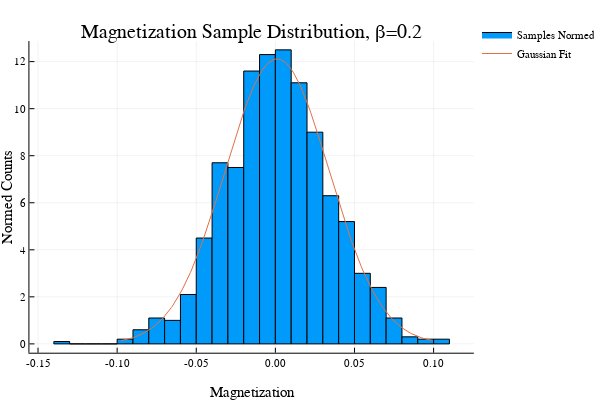

The notebook cell this image was saved under:
### Code cell
histogram(Ma/lt.N,normed=true,label="Samples Normed")

x=collect(Mave-Mstd*3:.001:Mave+Mstd*3)
gaussian=1/(Mstd*sqrt(2*pi))*exp.(-(x.-Mave).^2/(2*Mstd^2));

plot!(x,gaussian,label="Gaussian Fit")
plot!(xlabel="Magnetization",
    ylabel="Normed Counts",
    title="Magnetization Sample Distribution, β=$beta")

### Figure 1 — Plotly figure (JSON) as saved in the notebook; plotly's stock layout.template omitted (floating-point values rounded to 4 significant figures; data arrays with more than 128 entries replaced by an {"elided": "..."} marker saying what was removed)
{"data": [{"fill": "tozeroy", "fillcolor": "rgba(0, 154, 250, 1.000)", "legendgroup": "Samples Normed", "line": {"color": "rgba(0, 0, 0, 1.000)", "dash": "solid", "width": 1}, "mode": "lines", "name": "Samples Normed", "showlegend": true, "type": "scatter", "x": [-0.14, -0.14, -0.13, -0.13, -0.14, -0.14], "xaxis": "x1", "y": [0.1, 0, 0, 0.1, 0.1, 0.1], "yaxis": "y1"}, {"fill": "tozeroy", "fillcolor": "rgba(0, 154, 250, 1.000)", "legendgroup": "Samples Normed", "line": {"color": "rgba(0, 0, 0, 1.000)", "dash": "solid", "width": 1}, "mode": "lines", "name": "Samples Normed", "showlegend": false, "type": "scatter", "x": [-0.13, -0.13, -0.12, -0.12, -0.13, -0.13], "xaxis": "x1", "y": [0, 0, 0, 0, 0, 0], "yaxis": "y1"}, {"fill": "tozeroy", "fillcolor": "rgba(0, 154, 250, 1.000)", "legendgroup": "Samples Normed", "line": {"color": "rgba(0, 0, 0, 1.000)", "dash": "solid", "width": 1}, "mode": "lines", "name": "Samples Normed", "showlegend": false, "type": "scatter", "x": [-0.12, -0.12, -0.11, -0.11, -0.12, -0.12], "xaxis": "x1", "y": [0, 0, 0, 0, 0, 0], "yaxis": "y1"}, {"fill": "tozeroy", "fillcolor": "rgba(0, 154, 250, 1.000)", "legendgroup": "Samples Normed", "line": {"color": "rgba(0, 0, 0, 1.000)", "dash": "solid", "width": 1}, "mode": "lines", "name": "Samples Normed", "showlegend": false, "type": "scatter", "x": [-0.11, -0.11, -0.1, -0.1, -0.11, -0.11], "xaxis": "x1", "y": [0, 0, 0, 0, 0, 0], "yaxis": "y1"}, {"fill": "tozeroy", "fillcolor": "rgba(0, 154, 250, 1.000)", "legendgroup": "Samples Normed", "line": {"color": "rgba(0, 0, 0, 1.000)", "dash": "solid", "width": 1}, "mode": "lines", "name": "Samples Normed", "showlegend": false, "type": "scatter", "x": [-0.1, -0.1, -0.09, -0.09, -0.1, -0.1], "xaxis": "x1", "y": [0.2, 0, 0, 0.2, 0.2, 0.2], "yaxis": "y1"}, {"fill": "tozeroy", "fillcolor": "rgba(0, 154, 250, 1.000)", "legendgroup": "Samples Normed", "line": {"color": "rgba(0, 0, 0, 1.000)", "dash": "solid", "width": 1}, "mode": "lines", "name": "Samples Normed", "showlegend": false, "type": "scatter", "x": [-0.09, -0.09, -0.08, -0.08, -0.09, -0.09], "xaxis": "x1", "y": [0.6, 0, 0, 0.6, 0.6, 0.6], "yaxis": "y1"}, {"fill": "tozeroy", "fillcolor": "rgba(0, 154, 250, 1.000)", "legendgroup": "Samples Normed", "line": {"color": "rgba(0, 0, 0, 1.000)", "dash": "solid", "width": 1}, "mode": "lines", "name": "Samples Normed", "showlegend": false, "type": "scatter", "x": [-0.08, -0.08, -0.07, -0.07, -0.08, -0.08], "xaxis": "x1", "y": [1.1, 0, 0, 1.1, 1.1, 1.1], "yaxis": "y1"}, {"fill": "tozeroy", "fillcolor": "rgba(0, 154, 250, 1.000)", "legendgroup": "Samples Normed", "line": {"color": "rgba(0, 0, 0, 1.000)", "dash": "solid", "width": 1}, "mode": "lines", "name": "Samples Normed", "showlegend": false, "type": "scatter", "x": [-0.07, -0.07, -0.06, -0.06, -0.07, -0.07], "xaxis": "x1", "y": [1, 0, 0, 1, 1, 1], "yaxis": "y1"}, {"fill": "tozeroy", "fillcolor": "rgba(0, 154, 250, 1.000)", "legendgroup": "Samples Normed", "line": {"color": "rgba(0, 0, 0, 1.000)", "dash": "solid", "width": 1}, "mode": "lines", "name": "Samples Normed", "showlegend": false, "type": "scatter", "x": [-0.06, -0.06, -0.05, -0.05, -0.06, -0.06], "xaxis": "x1", "y": [2.1, 0, 0, 2.1, 2.1, 2.1], "yaxis": "y1"}, {"fill": "tozeroy", "fillcolor": "rgba(0, 154, 250, 1.000)", "legendgroup": "Samples Normed", "line": {"color": "rgba(0, 0, 0, 1.000)", "dash": "solid", "width": 1}, "mode": "lines", "name": "Samples Normed", "showlegend": false, "type": "scatter", "x": [-0.05, -0.05, -0.04, -0.04, -0.05, -0.05], "xaxis": "x1", "y": [4.5, 0, 0, 4.5, 4.5, 4.5], "yaxis": "y1"}, {"fill": "tozeroy", "fillcolor": "rgba(0, 154, 250, 1.000)", "legendgroup": "Samples Normed", "line": {"color": "rgba(0, 0, 0, 1.000)", "dash": "solid", "width": 1}, "mode": "lines", "name": "Samples Normed", "showlegend": false, "type": "scatter", "x": [-0.04, -0.04, -0.03, -0.03, -0.04, -0.04], "xaxis": "x1", "y": [7.7, 0, 0, 7.7, 7.7, 7.7], "yaxis": "y1"}, {"fill": "tozeroy", "fillcolor": "rgba(0, 154, 250, 1.000)", "legendgroup": "Samples Normed", "line": {"color": "rgba(0, 0, 0, 1.000)", "dash": "solid", "width": 1}, "mode": "lines", "name": "Samples Normed", "showlegend": false, "type": "scatter", "x": [-0.03, -0.03, -0.02, -0.02, -0.03, -0.03], "xaxis": "x1", "y": [7.5, 0, 0, 7.5, 7.5, 7.5], "yaxis": "y1"}, {"fill": "tozeroy", "fillcolor": "rgba(0, 154, 250, 1.000)", "legendgroup": "Samples Normed", "line": {"color": "rgba(0, 0, 0, 1.000)", "dash": "solid", "width": 1}, "mode": "lines", "name": "Samples Normed", "showlegend": false, "type": "scatter", "x": [-0.02, -0.02, -0.01, -0.01, -0.02, -0.02], "xaxis": "x1", "y": [11.6, 0, 0, 11.6, 11.6, 11.6], "yaxis": "y1"}, {"fill": "tozeroy", "fillcolor": "rgba(0, 154, 250, 1.000)", "legendgroup": "Samples Normed", "line": {"color": "rgba(0, 0, 0, 1.000)", "dash": "solid", "width": 1}, "mode": "lines", "name": "Samples Normed", "showlegend": false, "type": "scatter", "x": [-0.01, -0.01, 0, 0, -0.01, -0.01], "xaxis": "x1", "y": [12.3, 0, 0, 12.3, 12.3, 12.3], "yaxis": "y1"}, {"fill": "tozeroy", "fillcolor": "rgba(0, 154, 250, 1.000)", "legendgroup": "Samples Normed", "line": {"color": "rgba(0, 0, 0, 1.000)", "dash": "solid", "width": 1}, "mode": "lines", "name": "Samples Normed", "showlegend": false, "type": "scatter", "x": [0, 0, 0.01, 0.01, 0, 0], "xaxis": "x1", "y": [12.5, 0, 0, 12.5, 12.5, 12.5], "yaxis": "y1"}, {"fill": "tozeroy", "fillcolor": "rgba(0, 154, 250, 1.000)", "legendgroup": "Samples Normed", "line": {"color": "rgba(0, 0, 0, 1.000)", "dash": "solid", "width": 1}, "mode": "lines", "name": "Samples Normed", "showlegend": false, "type": "scatter", "x": [0.01, 0.01, 0.02, 0.02, 0.01, 0.01], "xaxis": "x1", "y": [11.1, 0, 0, 11.1, 11.1, 11.1], "yaxis": "y1"}, {"fill": "tozeroy", "fillcolor": "rgba(0, 154, 250, 1.000)", "legendgroup": "Samples Normed", "line": {"color": "rgba(0, 0, 0, 1.000)", "dash": "solid", "width": 1}, "mode": "lines", "name": "Samples Normed", "showlegend": false, "type": "scatter", "x": [0.02, 0.02, 0.03, 0.03, 0.02, 0.02], "xaxis": "x1", "y": [9, 0, 0, 9, 9, 9], "yaxis": "y1"}, {"fill": "tozeroy", "fillcolor": "rgba(0, 154, 250, 1.000)", "legendgroup": "Samples Normed", "line": {"color": "rgba(0, 0, 0, 1.000)", "dash": "solid", "width": 1}, "mode": "lines", "name": "Samples Normed", "showlegend": false, "type": "scatter", "x": [0.03, 0.03, 0.04, 0.04, 0.03, 0.03], "xaxis": "x1", "y": [6.3, 0, 0, 6.3, 6.3, 6.3], "yaxis": "y1"}, {"fill": "tozeroy", "fillcolor": "rgba(0, 154, 250, 1.000)", "legendgroup": "Samples Normed", "line": {"color": "rgba(0, 0, 0, 1.000)", "dash": "solid", "width": 1}, "mode": "lines", "name": "Samples Normed", "showlegend": false, "type": "scatter", "x": [0.04, 0.04, 0.05, 0.05, 0.04, 0.04], "xaxis": "x1", "y": [5.2, 0, 0, 5.2, 5.2, 5.2], "yaxis": "y1"}, {"fill": "tozeroy", "fillcolor": "rgba(0, 154, 250, 1.000)", "legendgroup": "Samples Normed", "line": {"color": "rgba(0, 0, 0, 1.000)", "dash": "solid", "width": 1}, "mode": "lines", "name": "Samples Normed", "showlegend": false, "type": "scatter", "x": [0.05, 0.05, 0.06, 0.06, 0.05, 0.05], "xaxis": "x1", "y": [3, 0, 0, 3, 3, 3], "yaxis": "y1"}, {"fill": "tozeroy", "fillcolor": "rgba(0, 154, 250, 1.000)", "legendgroup": "Samples Normed", "line": {"color": "rgba(0, 0, 0, 1.000)", "dash": "solid", "width": 1}, "mode": "lines", "name": "Samples Normed", "showlegend": false, "type": "scatter", "x": [0.06, 0.06, 0.07, 0.07, 0.06, 0.06], "xaxis": "x1", "y": [2.4, 0, 0, 2.4, 2.4, 2.4], "yaxis": "y1"}, {"fill": "tozeroy", "fillcolor": "rgba(0, 154, 250, 1.000)", "legendgroup": "Samples Normed", "line": {"color": "rgba(0, 0, 0, 1.000)", "dash": "solid", "width": 1}, "mode": "lines", "name": "Samples Normed", "showlegend": false, "type": "scatter", "x": [0.07, 0.07, 0.08, 0.08, 0.07, 0.07], "xaxis": "x1", "y": [1.1, 0, 0, 1.1, 1.1, 1.1], "yaxis": "y1"}, {"fill": "tozeroy", "fillcolor": "rgba(0, 154, 250, 1.000)", "legendgroup": "Samples Normed", "line": {"color": "rgba(0, 0, 0, 1.000)", "dash": "solid", "width": 1}, "mode": "lines", "name": "Samples Normed", "showlegend": false, "type": "scatter", "x": [0.08, 0.08, 0.09, 0.09, 0.08, 0.08], "xaxis": "x1", "y": [0.3, 0, 0, 0.3, 0.3, 0.3], "yaxis": "y1"}, {"fill": "tozeroy", "fillcolor": "rgba(0, 154, 250, 1.000)", "legendgroup": "Samples Normed", "line": {"color": "rgba(0, 0, 0, 1.000)", "dash": "solid", "width": 1}, "mode": "lines", "name": "Samples Normed", "showlegend": false, "type": "scatter", "x": [0.09, 0.09, 0.1, 0.1, 0.09, 0.09], "xaxis": "x1", "y": [0.2, 0, 0, 0.2, 0.2, 0.2], "yaxis": "y1"}, {"fill": "tozeroy", "fillcolor": "rgba(0, 154, 250, 1.000)", "legendgroup": "Samples Normed", "line": {"color": "rgba(0, 0, 0, 1.000)", "dash": "solid", "width": 1}, "mode": "lines", "name": "Samples Normed", "showlegend": false, "type": "scatter", "x": [0.1, 0.1, 0.11, 0.11, 0.1, 0.1], "xaxis": "x1", "y": [0.2, 0, 0, 0.2, 0.2, 0.2], "yaxis": "y1"}, {"colorbar": {"title": ""}, "hoverinfo": "text", "legendgroup": "Gaussian Fit", "line": {"color": "rgba(227, 111, 71, 1.000)", "dash": "solid", "shape": "linear", "width": 1}, "mode": "lines", "name": "Gaussian Fit", "showlegend": true, "text": {"elided": "198 null values"}, "type": "scatter", "x": {"elided": "198 float values"}, "xaxis": "x1", "y": {"elided": "198 float values"}, "yaxis": "y1", "zmax": 0.1, "zmin": -0.1}], "layout": {"annotations": [{"font": {"color": "rgba(0, 0, 0, 1.000)", "family": "sans-serif", "size": 20}, "rotation": 0, "showarrow": false, "text": "Magnetization Sample Distribution, β=0.2", "x": 0.5275, "xanchor": "center", "xref": "paper", "y": 1, "yanchor": "top", "yref": "paper"}], "height": 400, "legend": {"bgcolor": "rgba(255, 255, 255, 1.000)", "bordercolor": "rgba(0, 0, 0, 1.000)", "font": {"color": "rgba(0, 0, 0, 1.000)", "family": "sans-serif", "size": 11}, "tracegroupgap": 0, "x": 1, "y": 1}, "margin": {"b": 20, "l": 0, "r": 0, "t": 20}, "paper_bgcolor": "rgba(255, 255, 255, 1.000)", "plot_bgcolor": "rgba(255, 255, 255, 1.000)", "showlegend": true, "width": 600, "xaxis": {"anchor": "y1", "domain": [0.06165, 0.9934], "gridcolor": "rgba(0, 0, 0, 0.100)", "gridwidth": 0.5, "linecolor": "rgba(0, 0, 0, 1.000)", "mirror": false, "range": [-0.1555, 0.1255], "showgrid": true, "showline": true, "showticklabels": true, "tickangle": 0, "tickcolor": "rgb(0, 0, 0)", "tickfont": {"color": "rgba(0, 0, 0, 1.000)", "family": "sans-serif", "size": 11}, "tickmode": "array", "ticks": "inside", "ticktext": ["-0.15", "-0.10", "-0.05", "0.00", "0.05", "0.10"], "tickvals": [-0.15, -0.1, -0.05, 0, 0.05, 0.1], "title": "Magnetization", "titlefont": {"color": "rgba(0, 0, 0, 1.000)", "family": "sans-serif", "size": 15}, "type": "-", "visible": true, "zeroline": false, "zerolinecolor": "rgba(0, 0, 0, 1.000)"}, "yaxis": {"anchor": "x1", "domain": [0.07581, 0.9415], "gridcolor": "rgba(0, 0, 0, 0.100)", "gridwidth": 0.5, "linecolor": "rgba(0, 0, 0, 1.000)", "mirror": false, "range": [-0.375, 12.88], "showgrid": true, "showline": true, "showticklabels": true, "tickangle": 0, "tickcolor": "rgb(0, 0, 0)", "tickfont": {"color": "rgba(0, 0, 0, 1.000)", "family": "sans-serif", "size": 11}, "tickmode": "array", "ticks": "inside", "ticktext": ["0", "2", "4", "6", "8", "10", "12"], "tickvals": [0, 2, 4, 6, 8, 10, 12], "title": "Normed Counts", "titlefont": {"color": "rgba(0, 0, 0, 1.000)", "family": "sans-serif", "size": 15}, "type": "-", "visible": true, "zeroline": false, "zerolinecolor": "rgba(0, 0, 0, 1.000)"}}}
